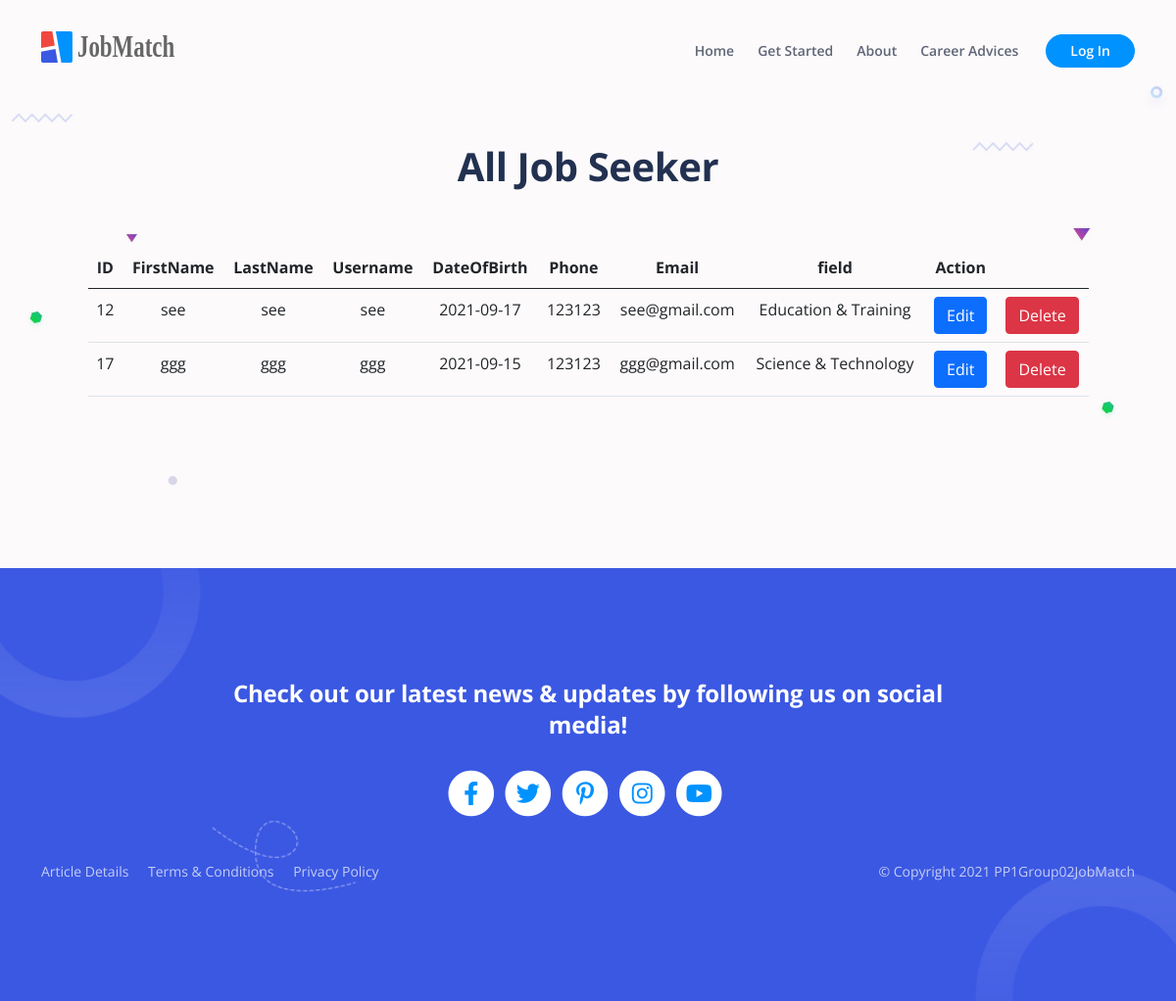
Page /view/jobseeker_list.php on the earlier database version.
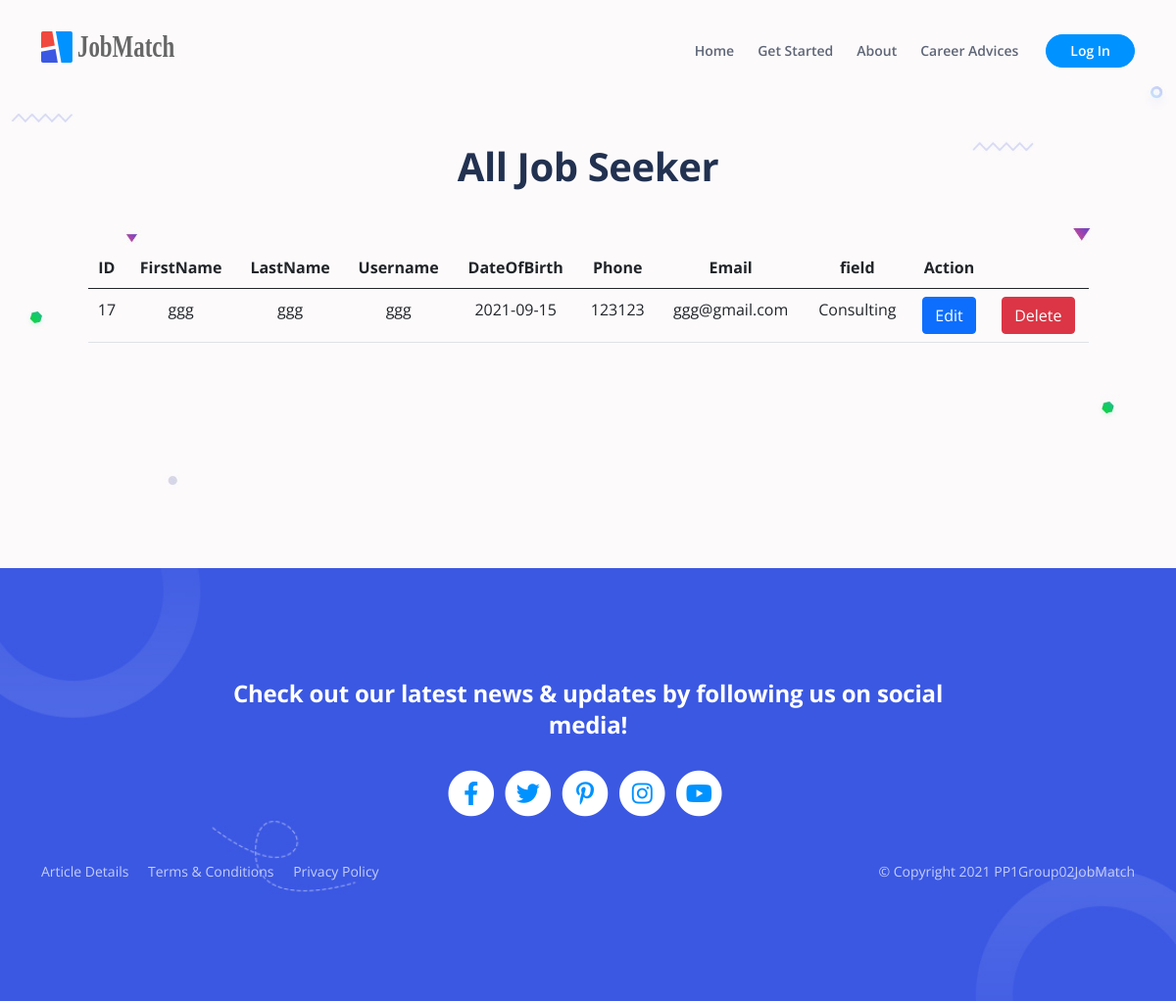
Same page on the later database version.
### tables this page shows
CREATE TABLE `jobseeker` (
  `id` int(11) NOT NULL,
  `firstName` text NOT NULL,
  `lastName` text NOT NULL,
  `username` text NOT NULL,
  `password` text NOT NULL,
  `dateOfBirth` date NOT NULL,
  `phone` int(11) NOT NULL,
  `email` text NOT NULL,
  `field` text NOT NULL,
  `experience` longtext DEFAULT NULL,
  `Image` mediumblob DEFAULT NULL
);

### view/jobseeker_list.php (the view, shortened to what this page needs)
<!DOCTYPE html>
<html lang="en">
<head>
    <?php
        require_once("component/header.php");
    ?>
</head>
<body data-bs-spy="scroll" data-bs-target="#navbarExample" class="text-center">
    <?php
        require_once("component/navbar.php");
    ?>
    <header id="ex-header" class="ex-header">
        <div class="container">
            <div class="row justify-content-md-center">
                <div class="col-xl-11 mb-5">
                    <h1>All Job Seeker</h1>
                </div>
                <div class="col-xl-11 mb-5" style="min-height: 200px;">
                    <?php
                    require_once '../model/db_connection.php';
                    $query = "SELECT * FROM jobseeker ORDER BY id";
                    $result = $db->query($query);
                    $numResults = $result->num_rows;
                    ?>
                    <table class="table">
                        <thead>
                            <tr>
                                <th scope="col">ID</th>
                                <th scope="col">FirstName</th>
                                <th scope="col">LastName</th>
                                <th scope="col">Username</th>
                                <th scope="col">DateOfBirth</th>
                                <th scope="col">Phone</th>
                                <th scope="col">Email</th>
                                <th scope="col">field</th>
                                <th scope="col">Action</th>
                                <th scope="col"></th>
                            </tr>
                        </thead>
                        <tbody>
                            <?php
                            for ($i = 0; $i < $numResults; $i++) {
                                $row = $result->fetch_assoc();
                                $id = $row['id'];
                                $firstName = $row['firstName'];
                                $lastName = $row['lastName'];
                                $username = $row['username'];
                                $dob = $row['dateOfBirth'];
                                $phone = $row['phone'];
                                $email = $row['email'];
                                $field = $row['field'];
                                echo "<tr>";
                                echo "<td scope=\"row\">$id</td>";
                                echo "<td scope=\"row\">$firstName</td>";
                                echo "<td scope=\"row\">$lastName</td>";
                                echo "<td scope=\"row\">$username</td>";
                                echo "<td scope=\"row\">$dob</td>";
                                echo "<td scope=\"row\">$phone</td>";
                                echo "<td scope=\"row\">$email</td>";
                                echo "<td scope=\"row\">$field</td>";
                                createEditButton("id", $id, "Edit", "edit_jobseeker.php");
                                createDeleteButton("username", $username, "Delete");
                                echo "</tr>";
                            }
                            function createEditButton($hiddenName, $hiddenValue, $buttonText, $actionPage){
                                echo "<td>";
                                echo "<form action=$actionPage method=\"GET\">";
                                echo "<button type=\"submit\" class=\"btn btn-primary\">$buttonText</button>";
                                echo "</form>";
                                echo "</td>";
                            }
                            function createDeleteButton($hiddenName, $username, $buttonText){
                                echo "<td>";
                                echo "<form method=\"POST\">";
                                echo "<button name=\"delete\" type=\"submit\" class=\"btn btn-danger\" onclick=\"return confirm('Are you sure you want to delete $username ?')\" >$buttonText</button>";
                                echo "</form>";
                                echo "</td>";
                            }
                            ?>
                        </tbody>
                    </table>
                </div>
            </div>
        </div>
    </header>
    <?php
        require_once("component/footer.php");
    ?>
</body>
</html>

Differences in the rows shown:
removed jobseeker: id "12", firstName "see", lastName "see", username "see", dateOfBirth "2021-09-17", phone "123123", email "see@gmail.com", field "Education & Training"
changed jobseeker "ggg": field "Science & Technology" → "Consulting"
